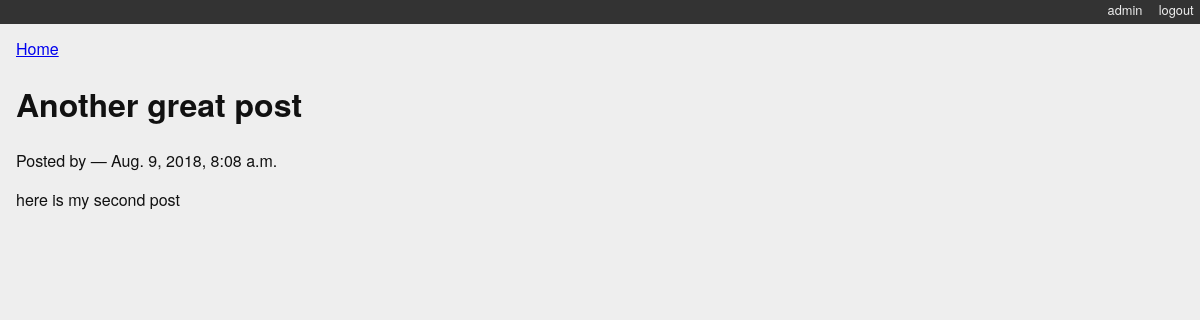
Page /posts/2/ (signed in) on the committed database.
### myblog/models.py (models this page shows)
class Post(models.Model):
    title = models.CharField(max_length=128)
    text = models.TextField(blank=True)
    author = models.ForeignKey(User, on_delete=models.CASCADE)
    created_date = models.DateTimeField(auto_now_add=True)
    modified_date = models.DateTimeField(auto_now=True)
    published_date = models.DateTimeField(blank=True, null=True)
    def __str__(self):
        return self.title

### myblog/views.py (the view)
# urls.py: path('posts/<int:post_id>/', detail_view, name='blog_detail'),
def detail_view(request, post_id):
    published = Post.objects.exclude(published_date__exact=None)
    try:
        post = published.get(pk=post_id)
    except Post.DoesNotExist:
        raise Http404
    context = {'post': post}
    return render(request, 'detail.html', context)

### myblog/templates/detail.html (shortened to what this page needs)
{% extends "base.html" %}
{% block content %}
<a class="backlink" href="/">Home</a>
<h1>{{ post }}</h1>
<p class="byline">
  Posted by {{ post.author_name }} &mdash; {{ post.published_date }}
</p>
<div class="post-body">
  {{ post.text }}
</div>
{% endblock %}

### myblog/static/django_blog.css (style rules this page uses)
body { background-color: #eee; color: #111; font-family: "HelveticaNeue-Light", "Helvetica Neue Light", "Helvetica Neue", Helvetica, Arial, "Lucida Grande", sans-serif; margin:0; padding:0; }

### rows in the picture
Post: title "Another great post", published_date "Aug. 9, 2018, 8:08 a.m.", text "here is my second post"
